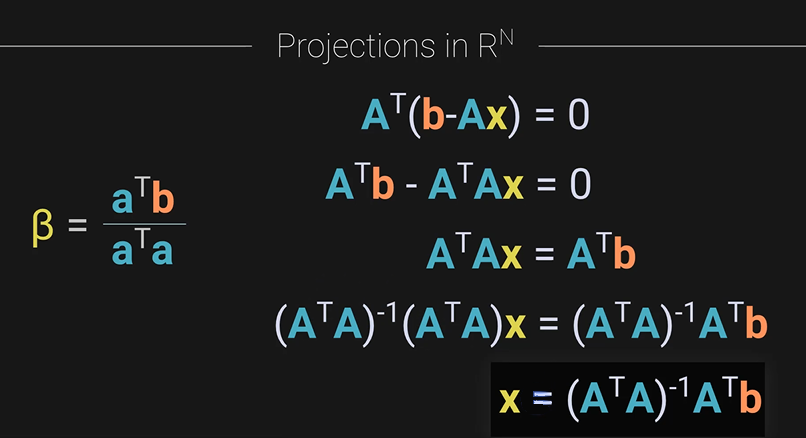
#> input picture img/projection_rn.png, 806 x 438 px
$ jupyter execute 011_projections_and_orthogonalization.ipynb
#> lines starting #> are read from the running program, lines starting #| are printed output that depends on the picture
[cell 1]
import numpy as np
import matplotlib.pyplot as plt
from sklearn.linear_model import LinearRegression
from PIL import Image

#### β = (aᵀb) / (aᵀa)

You're at point b (4, 1)
You want to walk straight to the line a (direction 2, 5)
But you must walk PERPENDICULAR to the line

β tells you: "Walk β steps in direction a"
β = 0.52 means you go 0.52 × (2, 5) = (1.04, 2.59)
That's your closest point on the line!

<table>
<tr>
<td><b>Concept</b></td>
<td><b>Symbol</b></td>
<td><b>What it is</b></td>
<td><b>Example</b></td>
</tr>
<tr>
<td>β (beta)</td>
<td>β</td>
<td>Number of steps along vector a</td>
<td>β = 0.52 means take half a step</td>
</tr>
<tr>
<td>Angle</td>
<td>θ</td>
<td>Rotation between vectors</td>
<td>θ = 60° means vectors are 60° apart</td>
</tr>
<tr>
<td>Projection</td>
<td>β·a</td>
<td>Final position on the line</td>
<td>(1.04, 2.59)</td>
</tr>
</table>

بتا مقداری هست که روی خط (آ) باید برم تا بتونم از نقطه (ب) به صورت عمود و قائم به خط آ برسم

[cell 2]
a = np.array([2, 5]) # line
b = np.array([4, 1]) # point

beta = (a.T@b) / (a.T@a)
projection = beta*a

# plot
plt.plot(b[0], b[1], 'ko', markersize=10, label='Point b') # point b
plt.plot([0, a[0]], [0, a[1]], 'b', label='Line a') # line a
plt.plot([b[0], projection[0]], [b[1], projection[1]], 'r--', label=r'Error (b-$\beta$a)')
plt.plot(projection[0], projection[1], 'go', markersize=10, label='Projection Point βa')
plt.quiver(0, 0, beta*a[0], beta*a[1], angles='xy', scale_units='xy', scale=1,
           color='green', width=0.015, label=f'β·a = {beta:.2f} steps')
plt.annotate(f'β = {beta:.2f}', (beta*a/2), fontsize=12, color='green', fontweight='bold', xytext=(0.5, 1))
plt.text(x=b[0]+.1, y=b[1]+.1, s='Point b')
plt.text(x=a[0]+.1, y=a[1], s='Line a', color='b')
plt.axis('square')
plt.legend()
plt.title('Projection of Point b onto Line a', fontsize=14)
plt.show()
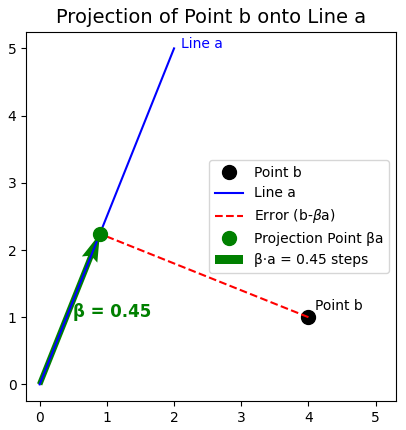
#> figure drawn by matplotlib, 1 panel

print(f"Line direction: a = {a}")
print(f"Point to project: b = {b}")
print(f"β = (aᵀb) / (aᵀa) = {np.dot(a, b)} / {np.dot(a, a)} = {beta:.3f}")
print(f"This means: take {beta:.3f} steps in direction a")
print(f"Projection point: βa = {beta:.3f} * {a} = {projection}")
print(f"Error (residual): b - βa = {b - projection}")
print(f"Is error perpendicular to line? {np.dot(a, b - projection):.10f} ≈ 0 ✓")
print(f"β·a = {beta:.3f} × ({a[0]}, {a[1]}) = ({beta*a[0]:.2f}, {beta*a[1]:.2f})")

#### ML Connection: Linerar Regression

[cell 3]
img = Image.open('../img/projection_rn.png')
#> img is the input picture: PIL image 806x438 RGBA; mean R, G, B, A 28.7, 30.3, 30.1, 255
aspect = 1
img.resize((int(img.size[0] * aspect), int(img.size[1] * aspect)))

β in linear regression = projection coefficient

This is the normal equation: $\beta = (X^T X)^{-1} X^T y$

[cell 4]
# Features (the "line" / subspace)
X = np.array([[1, 2],
              [1, 3],
              [1, 4]])  # First column is bias term

# Target (the point to project)
y = np.array([2, 3, 4])

'''
Linear Algebra Projection:
'''
# β in linear regression = projection coefficient
# β = (X^T X)^(-1) X^T y  (same formula!)
beta = np.linalg.inv(X.T @ X) @ X.T @ y

print(f"β coefficients: {beta}")
print(f"β[0] = intercept: {beta[0]:.2f}")
print(f"β[1] = slope: {beta[1]:.2f}")

# Prediction = projection onto feature space
y_pred = X @ beta
print(f"Predictions: {y_pred}")

'''
Logistic Regression:
'''
print("="*50)
X_ = X[:, 1].reshape(-1, 1) # without the bias term since LinearRegression adds it automatically
model = LinearRegression()  # fit_intercept=True by default
model.fit(X_, y)

print(f"Intercept (β0): {model.intercept_:.2f}")
print(f"Slope (β1): {model.coef_[0]:.2f}")

# Prediction = projection onto feature space
y_pred = model.predict(X_)
print(f"Predictions: {y_pred}")

<table>
  <thead>
    <tr>
      <th align="left">ML Concept</th>
      <th align="left">What β Represents</th>
      <th align="left">Why It's Projection</th>
    </tr>
  </thead>
  <tbody>
    <tr>
      <td align="left">Linear Regression</td>
      <td align="left">Model weights</td>
      <td align="left">Predictions = projection onto feature space</td>
    </tr>
    <tr>
      <td align="left">PCA</td>
      <td align="left">Principal components</td>
      <td align="left">Data projected onto max variance directions</td>
    </tr>
    <tr>
      <td align="left">Neural Networks</td>
      <td align="left">Layer weights</td>
      <td align="left">Each layer projects input to new space</td>
    </tr>
    <tr>
      <td align="left">SVM</td>
      <td align="left">Hyperplane normal</td>
      <td align="left">Decision boundary = projection onto hyperplane</td>
    </tr>
    <tr>
      <td align="left">Recommendation</td>
      <td align="left">User preferences</td>
      <td align="left">Items projected onto user's taste space</td>
    </tr>
    <tr>
      <td align="left">Feature Selection</td>
      <td align="left">Feature importance</td>
      <td align="left">β magnitude = projection importance</td>
    </tr>
  </tbody>
</table>

<!-- In a Jupyter markdown cell, paste this: -->

Every ML model is essentially finding the best projection (β) that:

- Minimizes error (regression)
- Maximizes separation (classification)
- Captures variance (dimensionality reduction)
- Represents relationships (embedding)

#### Gram-Schmidt

takes messy data and makes it "nice" by removing redundancies and creating independent features. It's the mathematical equivalent of organizing a messy closet!

[cell 5]
# Original vectors (not orthogonal)
v1 = np.array([2, 1])
v2 = np.array([1, 3])

# Step 1: First vector stays the same (just normalize)
u1 = v1 / np.linalg.norm(v1)

# Step 2: Project v2 onto u1 and subtract
proj_v2_onto_u1 = np.dot(v2, u1) * u1
u2_raw = v2 - proj_v2_onto_u1
u2 = u2_raw / np.linalg.norm(u2_raw)

# Verification
dot_product_v = np.dot(v1, v2)
dot_product_u = np.dot(u1, u2)
print(f"Dot product v (not orthogonal): {dot_product_v:.10f}")
print(f"Dot product u (orthogonal): {dot_product_u:.10f}")
print(f"Is orthogonal? {np.isclose(dot_product_u, 0)}")

angle_rad = np.arccos(np.dot(u1, u2) / (np.linalg.norm(u1) * np.linalg.norm(u2)))
angle_deg = np.degrees(angle_rad)
print(f"Angle: {angle_deg:.2f} degrees")

[cell 6]
# Plot
fig, axes = plt.subplots(1, 2, figsize=(12, 5))

# Before
ax = axes[0]
ax.quiver(0, 0, v1[0], v1[1], angles='xy', scale_units='xy', scale=1,
          color='blue', width=0.015, label='v1')
ax.quiver(0, 0, v2[0], v2[1], angles='xy', scale_units='xy', scale=1,
          color='red', width=0.015, label='v2')
ax.set_xlim(-0.5, 3)
ax.set_ylim(-0.5, 4)
ax.grid(True, alpha=0.3)
ax.set_aspect('equal')
ax.set_title('Before: v1 and v2 (not orthogonal)')
ax.legend()

# After
ax = axes[1]
ax.quiver(0, 0, u1[0], u1[1], angles='xy', scale_units='xy', scale=1,
          color='blue', width=0.015, label='u1 (normalized v1)')
ax.quiver(0, 0, u2[0], u2[1], angles='xy', scale_units='xy', scale=1,
          color='green', width=0.015, label='u2 (perp to u1)')
ax.set_xlim(-0.5, 3)
ax.set_ylim(-0.5, 4)
ax.grid(True, alpha=0.3)
ax.set_aspect('equal')
ax.set_title(r'After: $u_1 \perp u_2$ (orthogonal)')
ax.legend()

plt.tight_layout()
plt.show()
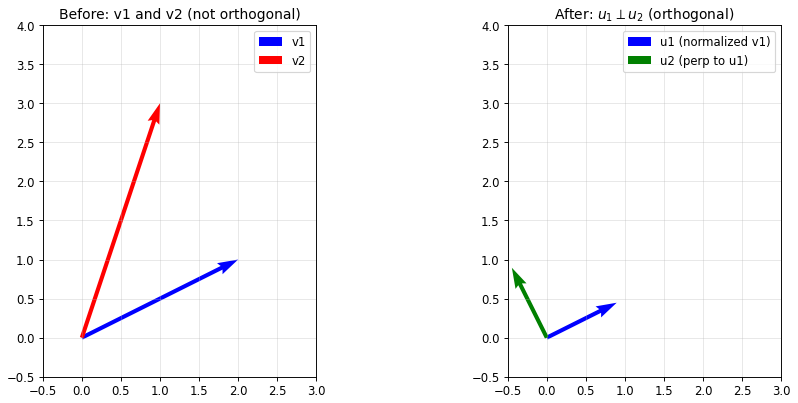
#> figure drawn by matplotlib, 2 panels

#### QR Decomposition

<!-- In a Jupyter markdown cell, paste this: -->

**QR decomposition** is a way of factoring a matrix **A** into two matrices:

- **Q** = Orthogonal matrix (columns are orthonormal)
- **R** = Upper triangular matrix

Where: **A = QR**

Think of it as: Taking a messy matrix and separating it into "the nice perpendicular directions" (Q) and "how much to move in each direction" (R) - like giving directions: "Go north 3 blocks (Q), then east 5 blocks (R)"!

## QR vs Other Decompositions

| Decomposition | What it does | Best for |
|:--------------|:-------------|:---------|
| **QR** | A = Q × R (orthogonal × triangular) | Least squares, stable regression |
| **LU** | A = L × U (lower × upper triangular) | Solving linear systems |
| **SVD** | A = U × Σ × V<sup>T</sup> | PCA, dimensionality reduction |
| **Eigen** | A = V × Λ × V<sup>-1</sup> | Eigendecomposition |

[cell 7]
A = np.array([[1, 0],
              [1, 0],
              [0, 1]])
Q, R = np.linalg.qr(A, 'complete')
print(Q)
Q, R = np.linalg.qr(A, 'reduced')
print(Q)

[cell 8]
# Original Matrix
A = np.array([[1, 0],
              [1, 1]])
# QR decomposition with complete mode
Q, R = np.linalg.qr(A, 'complete')

# ============================================
# VISUALIZATION 1: Original columns of A
# ============================================
fig, axes = plt.subplots(2, 2, figsize=(15, 10))
fig.suptitle('QR Decomposition Visualization: A = [[1, 0], [1, 1]]', fontsize=16)

# Plot 1: Original columns of A
ax1 = axes[0, 0]
origin = np.array([0, 0])

# Column 1 of A: [1, 1]
col1 = A[:, 0]
# Column 2 of A: [0, 1]
col2 = A[:, 1]

ax1.quiver(*origin, *col1, angles='xy', scale_units='xy', scale=1, color='red', width=0.02, label=f'a₁ = [{col1[0]}, {col1[1]}]')
ax1.quiver(*origin, *col2, angles='xy', scale_units='xy', scale=1, color='blue', width=0.02, label=f'a₂ = [{col2[0]}, {col2[1]}]')

# Draw the parallelogram
ax1.plot([col1[0], col1[0]+col2[0]], [col1[1], col1[1]+col2[1]], 'k--', alpha=0.3) # (x1, x1+x2) (x2, x1+x2)
ax1.plot([col2[0], col1[0]+col2[0]], [col2[1], col2[1]+col1[1]], 'k--', alpha=0.3) # (y1, y1+y2) (y2, y1+y2)

ax1.set_xlim([-0.5, 2])
ax1.set_ylim([-0.5, 2])
ax1.grid(True, alpha=0.3)
ax1.set_aspect('equal')
ax1.set_title('Original Columns of A\n(Not orthogonal, not unit length)')
ax1.legend()
ax1.axhline(y=0, color='k', linestyle='-', alpha=0.2)
ax1.axvline(x=0, color='k', linestyle='-', alpha=0.2)

# ============================================
# VISUALIZATION 2: Q columns (orthonormal basis)
# ============================================
ax2 = axes[0, 1]

# Q columns
q1 = Q[:, 0]  # First orthonormal vector
q2 = Q[:, 1]  # Second orthonormal vector

ax2.quiver(*origin, *q1, angles='xy', scale_units='xy', scale=1, color='red', width=0.025, label=f'q₁ = [{q1[0]:.3f}, {q1[1]:.3f}]')
ax2.quiver(*origin, *q2, angles='xy', scale_units='xy', scale=1, color='blue', width=0.025, label=f'q₂ = [{q2[0]:.3f}, {q2[1]:.3f}]')

# Draw unit circle
theta = np.linspace(0, 2*np.pi, 100)
ax2.plot(np.cos(theta), np.sin(theta), 'k--', alpha=0.2, label='Unit circle')

ax2.set_xlim([-1.5, 1.5])
ax2.set_ylim([-1.5, 1.5])
ax2.grid(True, alpha=0.3)
ax2.set_aspect('equal')
ax2.set_title('Q Columns (Orthonormal Basis)\nPerpendicular, unit length')
ax2.legend()
ax2.axhline(y=0, color='k', linestyle='-', alpha=0.2)
ax2.axvline(x=0, color='k', linestyle='-', alpha=0.2)

# ============================================
# VISUALIZATION 4: R matrix heatmap
# ============================================
ax4 = axes[1, 0]
im = ax4.imshow(R, cmap='RdBu_r', aspect='auto', vmin=-2, vmax=2)
ax4.set_xticks(range(R.shape[1]))
ax4.set_yticks(range(R.shape[0]))
ax4.set_xticklabels(['col 1', 'col 2'])
ax4.set_yticklabels(['row 1', 'row 2'])
ax4.set_title('R Matrix (Upper Triangular)')

# Add text annotations
for i in range(R.shape[0]):
    for j in range(R.shape[1]):
        text = ax4.text(j, i, f'{R[i, j]:.2f}',
                       ha="center", va="center",
                       color="white" if abs(R[i,j]) > 1 else "black",
                       fontsize=14, fontweight='bold')

plt.colorbar(im, ax=ax4)
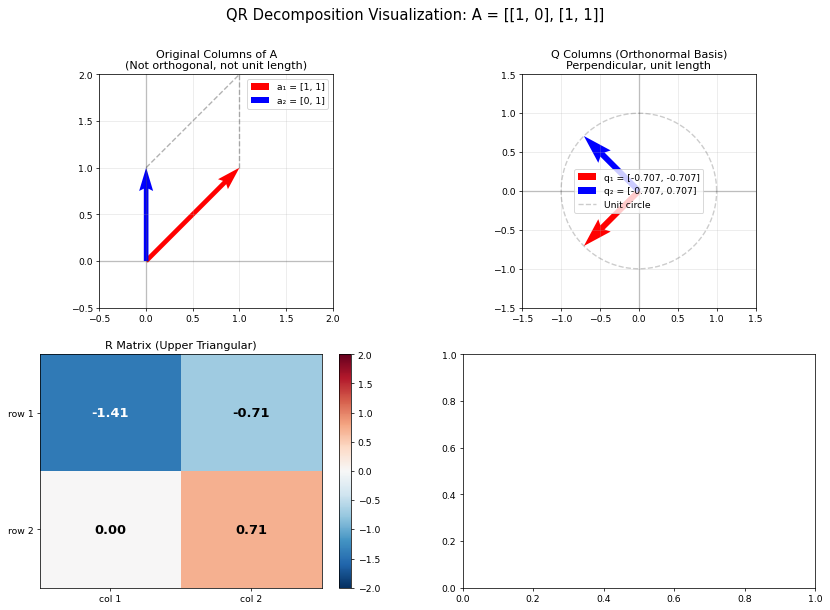
#> figure drawn by matplotlib, 4 panels
